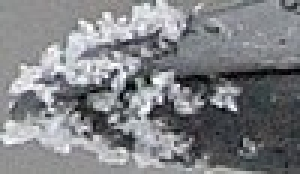
#> input picture lb2/bird_part.jpg, 100 x 58 px (shown 3 times larger)
$ python main.py
#> lines starting #> are read from the running program, lines starting #| are printed output that depends on the picture
import cv2
import matplotlib.pyplot as plt
from PIL import Image

brisk = cv2.BRISK_create()


def hamming(x, y):
    assert x.shape == y.shape

    return sum(el1 != el2 for el1, el2 in zip(x, y))


def cvBF(image1, image2, descriptors1, descriptors2, keypoints1, keypoints2):
    bf = cv2.BFMatcher(cv2.NORM_HAMMING, crossCheck=True)
    matches = bf.match(descriptors1, descriptors2)
    matches = sorted(matches, key=lambda x: x.distance)
    match_img = cv2.drawMatches(image1, keypoints1, image2, keypoints2, matches[:10], None, flags=cv2.DrawMatchesFlags_NOT_DRAW_SINGLE_POINTS)
    plt.imshow(match_img), plt.show()


def ownMatch(image1, image2, descriptors1, descriptors2, keypoints1, keypoints2):
    matches = []
    for i, el1 in enumerate(descriptors1):
        for j, el2 in enumerate(descriptors2):
            matches.append(cv2.DMatch(_distance=int(hamming(el1, el2)), _imgIdx=0, _queryIdx=i, _trainIdx=j))

    matches = sorted(matches, key=lambda x: x.distance)

    match_img = cv2.drawMatches(image1, keypoints1, image2, keypoints2, matches[:10], None, flags=cv2.DrawMatchesFlags_NOT_DRAW_SINGLE_POINTS)
    plt.imshow(match_img), plt.show()


img1 = cv2.imread('bird_part.jpg')
#> img1 is the input picture: shape (58, 100, 3); mean B, G, R 133.9, 130.5, 129
img1 = cv2.rotate(img1, cv2.ROTATE_90_CLOCKWISE)
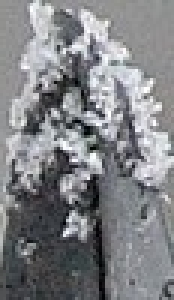
#> img1: shape (100, 58, 3) (shown 3 times larger); mean B, G, R 133.9, 130.5, 129
img2 = cv2.imread('bird.jpg')
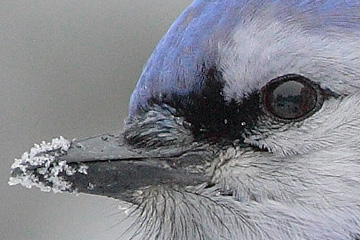
#> input picture lb2/bird.jpg, 360 x 240 px
#> img2 is the input picture: shape (240, 360, 3); mean B, G, R 142.7, 135, 133.2

kp1, des1 = brisk.detectAndCompute(img1, None)
#> kp1 = 77 keypoints; strongest (x, y, size): (21, 77, 10.2), (29, 59, 8.4), (29, 49, 12), (24, 71, 12.1)
kp2, des2 = brisk.detectAndCompute(img2, None)
#> kp2 = 1357 keypoints; strongest (x, y, size): (242, 124, 11.2), (85, 172, 11.8), (67, 165, 8.4), (231, 195, 12.2)

ownMatch(img1, img2, des1, des2, kp1, kp2)
#> the loop in ownMatch, `for i, el1 in enumerate(descriptors1):` made 77 passes
#> after the loop in ownMatch, `for i, el1 in enumerate(descriptors1):`: matches = 104489 matches
#> in ownMatch, `match_img = cv2.drawMatches(image1, keypoints1, image2, keypoints2, ma..`:
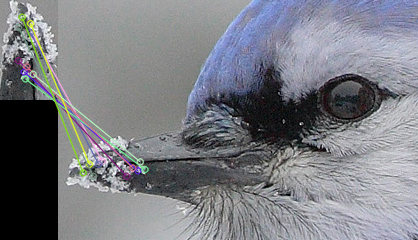
#> match_img: shape (240, 418, 3); mean B, G, R 130.6, 124.4, 122.7
cvBF(img1, img2, des1, des2, kp1, kp2)
#> in cvBF, `matches = bf.match(descriptors1, descriptors2)`: matches = 71 matches
#> in cvBF, `match_img = cv2.drawMatches(image1, keypoints1, image2, keypoints2, ma..`:
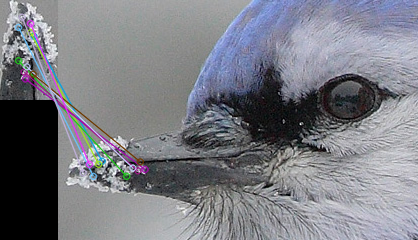
#> match_img: shape (240, 418, 3); mean B, G, R 131.1, 123.7, 122.4
